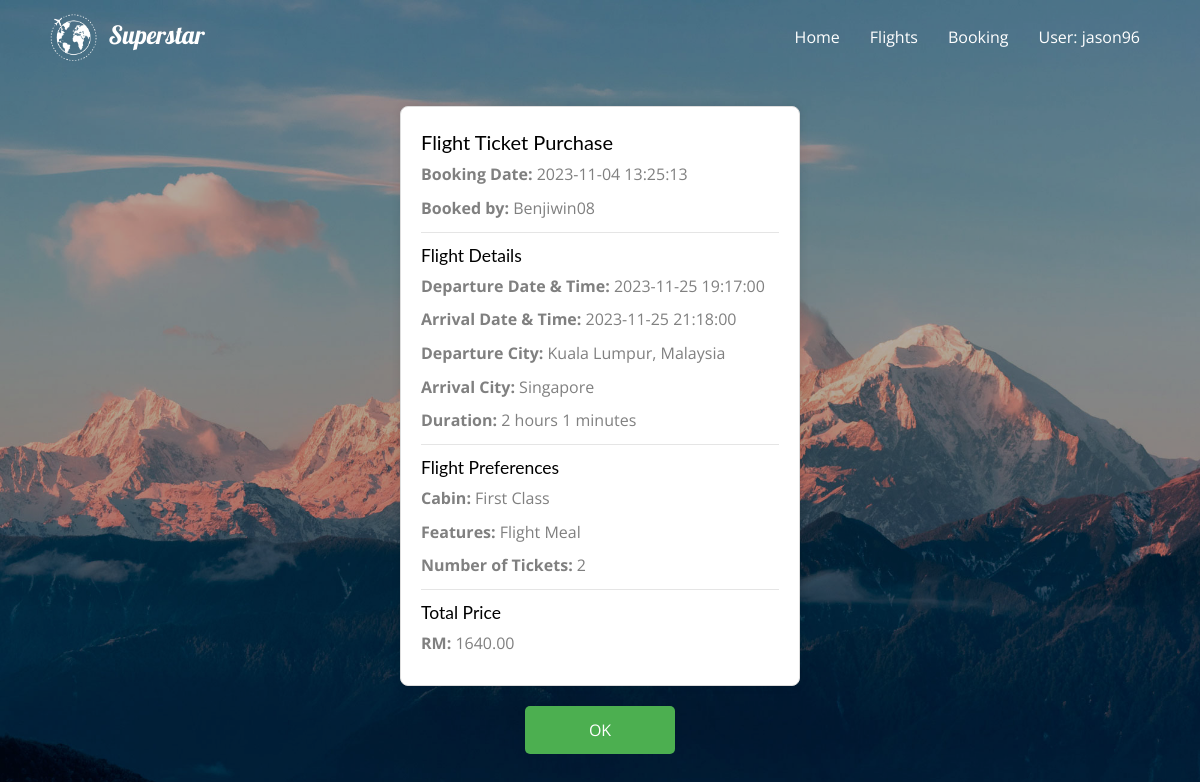
/Superstar/receipt.php?bookingId=1 (signed in), run on the app's committed database.
### tables this page shows
CREATE TABLE `booking` (
  `id` int(11) NOT NULL,
  `cabin` varchar(50) NOT NULL,
  `features` text,
  `num_tickets` int(11) NOT NULL,
  `selected_flight_id` int(11) NOT NULL,
  `selected_departure_date` date NOT NULL,
  `selected_arrival_city` varchar(255) NOT NULL,
  `flight_id` int(11) NOT NULL,
  `member_id` int(11) NOT NULL,
  `booking_date` timestamp NOT NULL DEFAULT CURRENT_TIMESTAMP,
  `booking_status` varchar(255) NOT NULL DEFAULT 'Pending'
);

CREATE TABLE `members` (
  `id` int(11) NOT NULL,
  `username` varchar(255) NOT NULL,
  `password` varchar(255) NOT NULL,
  `full_name` varchar(255) NOT NULL,
  `dob` date NOT NULL,
  `email` varchar(255) NOT NULL,
  `phone` varchar(20) NOT NULL,
  `passport_number` varchar(20) DEFAULT NULL,
  `passport_expiry` varchar(10) NOT NULL
);

CREATE TABLE `flights` (
  `id` int(11) NOT NULL,
  `departure_datetime` datetime DEFAULT NULL,
  `arrival_datetime` datetime DEFAULT NULL,
  `departure_city` varchar(255) DEFAULT NULL,
  `arrival_city` varchar(255) DEFAULT NULL,
  `duration` int(11) DEFAULT NULL,
  `price` decimal(10,2) DEFAULT NULL
);

CREATE TABLE `payment` (
  `id` int(11) NOT NULL,
  `booking_id` int(11) NOT NULL,
  `card_type` varchar(50) NOT NULL,
  `card_name` varchar(255) NOT NULL,
  `card_number` varchar(20) NOT NULL,
  `expiry_date` varchar(7) NOT NULL,
  `cvv` varchar(4) NOT NULL,
  `totalPrice` decimal(10,2) NOT NULL DEFAULT '0.00'
);

### Superstar/receipt.php (the view, shortened to what this page needs)
<!DOCTYPE html>
<html lang="en">
<head>
    <link rel="stylesheet" href="https://stackpath.bootstrapcdn.com/font-awesome/4.7.0/css/font-awesome.min.css">
</head>
<body class="img js-fullheight" style="background-image: url(images/bg.jpg);">
    <br><br><br>
    <?php
    require_once('settings.php');
    $conn = @mysqli_connect($host, $user, $pwd, $sql_db);
    include 'includes/memberHeader.inc';
    if (isset($_GET['bookingId'])) {
        $bookingId = $_GET['bookingId'];
        $getBookingQuery = "
        SELECT booking.*, flights.*, members.username AS member_username
        FROM booking
        JOIN flights ON booking.selected_flight_id = flights.id
        JOIN members ON booking.member_id = members.id
        WHERE booking.id = $bookingId
        ";
        $getBookingResult = mysqli_query($conn, $getBookingQuery);
        if ($getBookingResult && mysqli_num_rows($getBookingResult) > 0) {
            $row = mysqli_fetch_assoc($getBookingResult);
            echo '<div class="receipt-container">';
            echo '<h2>Flight Ticket Purchase</h2>';
            echo '<p><strong>Booking Date:</strong> ' . $row['booking_date'] . '</p>';
            echo '<p><strong>Booked by:</strong> ' . $row['member_username'] . '</p>';
            echo '<hr>';
            echo '<h3>Flight Details</h3>';
            echo '<p><strong>Departure Date & Time:</strong> ' . $row['departure_datetime'] . '</p>';
            echo '<p><strong>Arrival Date & Time:</strong> ' . $row['arrival_datetime'] . '</p>';
            echo '<p><strong>Departure City:</strong> ' . $row['departure_city'] . '</p>';
            echo '<p><strong>Arrival City:</strong> ' . $row['arrival_city'] . '</p>';
            $durationHours = floor($row['duration'] / 60);
            $durationMinutes = $row['duration'] % 60;
            echo '<p><strong>Duration:</strong> ' . $durationHours . ' hours ' . $durationMinutes . ' minutes</p>';
            echo '<hr>';
            echo '<h3>Flight Preferences</h3>';
            echo '<p><strong>Cabin:</strong> ' . $row['cabin'] . '</p>';
            echo '<p><strong>Features:</strong> ' . (!empty($row['features']) ? $row['features'] : '-') . '</p>';
            echo '<p><strong>Number of Tickets:</strong> ' . $row['num_tickets'] . '</p>';
            echo '<hr>';
            $getTotalPriceQuery = "SELECT totalPrice FROM payment WHERE booking_id = $bookingId";
            $getTotalPriceResult = mysqli_query($conn, $getTotalPriceQuery);
            if ($getTotalPriceResult && mysqli_num_rows($getTotalPriceResult) > 0) {
                $totalPrice = mysqli_fetch_assoc($getTotalPriceResult)['totalPrice'];
                echo '<h3>Total Price</h3>';
                echo '<p><strong>RM:</strong> ' . $totalPrice . '</p>';
            } else {
                echo '<p><strong>Total Price:</strong> Not available</p>';
            }
            echo '</div>';
        } else {
            echo '<div class="receipt-container">';
            echo '<h2>Error</h2>';
            echo '<p>Invalid Booking ID. Please contact customer support for assistance.</p>';
            echo '</div>';
        }
    } else {
        echo '<div class="receipt-container">';
        echo '<h2>Error</h2>';
        echo '<p>Booking ID is missing. Please contact customer support for assistance.</p>';
        echo '</div>';
    }
    ?>
    <button class="ok-button" onclick="location.href='memberPage.php'">OK</button>
</body>
</html>

### Superstar/receipt.php (style rules this page uses)
.receipt-container { max-width: 400px; margin: 20px auto; background-color: #fff; padding: 20px; border: 1px solid #ddd; border-radius: 8px; box-shadow: 0 0 10px rgba(0, 0, 0, 0.1); }
h2, h3 { color: #333; }
p { margin: 10px 0; }
hr { border: none; border-top: 1px solid #ddd; margin: 15px 0; }
strong { font-weight: bold; }
.ok-button { width: 150px; background-color: #4CAF50; color: white; padding: 10px 15px; border: none; border-radius: 5px; cursor: pointer; display: block; margin: 20px auto; }

### Superstar/includes/memberHeader.inc (style rules this page uses)
html { font-size: 62.5%; }
body { font-family: 'Open Sans', sans-serif; font-size: 1.6rem; font-weight: 400; background: linear-gradient(90deg, rgba(14,44,63,1) 0%, rgba(88,121,135,1) 35%, rgba(118,131,137,1) 100%); }
p { margin-bottom: 0.5em; font-size: 1.6rem; line-height: 1.6; }

### data on the page
booking: booking_date "2023-11-04 13:25:13", member.username "Benjiwin08", selected_flight.departure_datetime "2023-11-25 19:17:00", selected_flight.arrival_datetime "2023-11-25 21:18:00", selected_flight.departure_city "Kuala Lumpur, Malaysia", selected_flight.arrival_city "Singapore", selected_flight.duration "2", selected_flight.duration "1", cabin "First Class", features "Flight Meal", num_tickets "2"
payment: totalPrice "1640.00"

### other printed values
$username "jason96"
